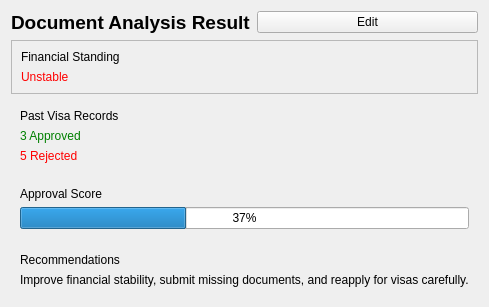
<?xml version="1.0" encoding="UTF-8"?>
<ui version="4.0">
    <class>DocumentAnalysisResult</class>
    <widget class="QWidget" name="DocumentAnalysisResult">
        <property name="windowTitle">
            <string>Document Analysis Result</string>
        </property>
        <layout class="QVBoxLayout" name="mainLayout">
            
            <!-- Title and Edit Button -->
            <item>
                <layout class="QHBoxLayout" name="headerLayout">
                    <item>
                        <widget class="QLabel" name="titleLabel">
                            <property name="text">
                                <string>Document Analysis Result</string>
                            </property>
                            <property name="font">
                                <font>
                                    <pointsize>14</pointsize>
                                    <bold>true</bold>
                                </font>
                            </property>
                        </widget>
                    </item>
                    <item>
                        <widget class="QPushButton" name="editButton">
                            <property name="text">
                                <string>Edit</string>
                            </property>
                        </widget>
                    </item>
                </layout>
            </item>
            
            <!-- Financial Standing -->
            <item>
                <widget class="QFrame" name="financialStanding" >
                    <property name="frameShape">
                        <enum>QFrame::StyledPanel</enum>
                    </property>
                    <layout class="QVBoxLayout">
                        <item>
                            <widget class="QLabel" name="financialLabel">
                                <property name="text">
                                    <string>Financial Standing</string>
                                </property>
                            </widget>
                        </item>
                        <item>
                            <widget class="QLabel" name="financialStatus">
                                <property name="text">
                                    <string>Unstable</string>
                                </property>
                                <property name="styleSheet">
                                    <string>color: red;</string>
                                </property>
                            </widget>
                        </item>
                    </layout>
                </widget>
            </item>
            
            <!-- Past Visa Records -->
            <item>
                <widget class="QFrame" name="pastVisaRecords">
                    <layout class="QVBoxLayout">
                        <item>
                            <widget class="QLabel" name="visaLabel">
                                <property name="text">
                                    <string>Past Visa Records</string>
                                </property>
                            </widget>
                        </item>
                        <item>
                            <widget class="QLabel" name="visaApproved">
                                <property name="text">
                                    <string>3 Approved</string>
                                </property>
                                <property name="styleSheet">
                                    <string>color: green;</string>
                                </property>
                            </widget>
                        </item>
                        <item>
                            <widget class="QLabel" name="visaRejected">
                                <property name="text">
                                    <string>5 Rejected</string>
                                </property>
                                <property name="styleSheet">
                                    <string>color: red;</string>
                                </property>
                            </widget>
                        </item>
                    </layout>
                </widget>
            </item>
            
            <!-- Approval Score (Circular Progress Bar) -->
            <item>
                <widget class="QFrame" name="approvalScoreFrame">
                    <layout class="QVBoxLayout">
                        <item>
                            <widget class="QLabel" name="approvalLabel">
                                <property name="text">
                                    <string>Approval Score</string>
                                </property>
                            </widget>
                        </item>
                        <item>
                            <widget class="QProgressBar" name="approvalScoreBar">
                                <property name="value">
                                    <number>37</number>
                                </property>
                                <property name="format">
                                    <string>%p%</string>
                                </property>
                            </widget>
                        </item>
                    </layout>
                </widget>
            </item>
            
            <!-- Recommendations -->
            <item>
                <widget class="QFrame" name="recommendations">
                    <layout class="QVBoxLayout">
                        <item>
                            <widget class="QLabel" name="recommendationsLabel">
                                <property name="text">
                                    <string>Recommendations</string>
                                </property>
                            </widget>
                        </item>
                        <item>
                            <widget class="QLabel" name="recommendationsText">
                                <property name="text">
                                    <string>Improve financial stability, submit missing documents, and reapply for visas carefully.</string>
                                </property>
                            </widget>
                        </item>
                    </layout>
                </widget>
            </item>
        </layout>
    </widget>
</ui>
